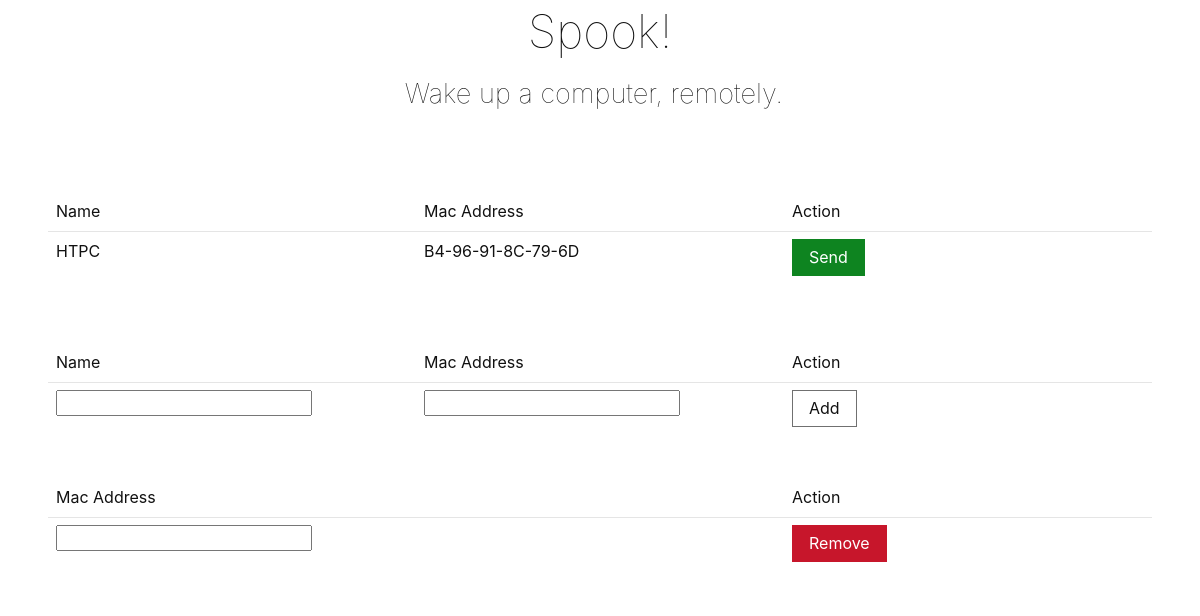
The app's page /, older data.
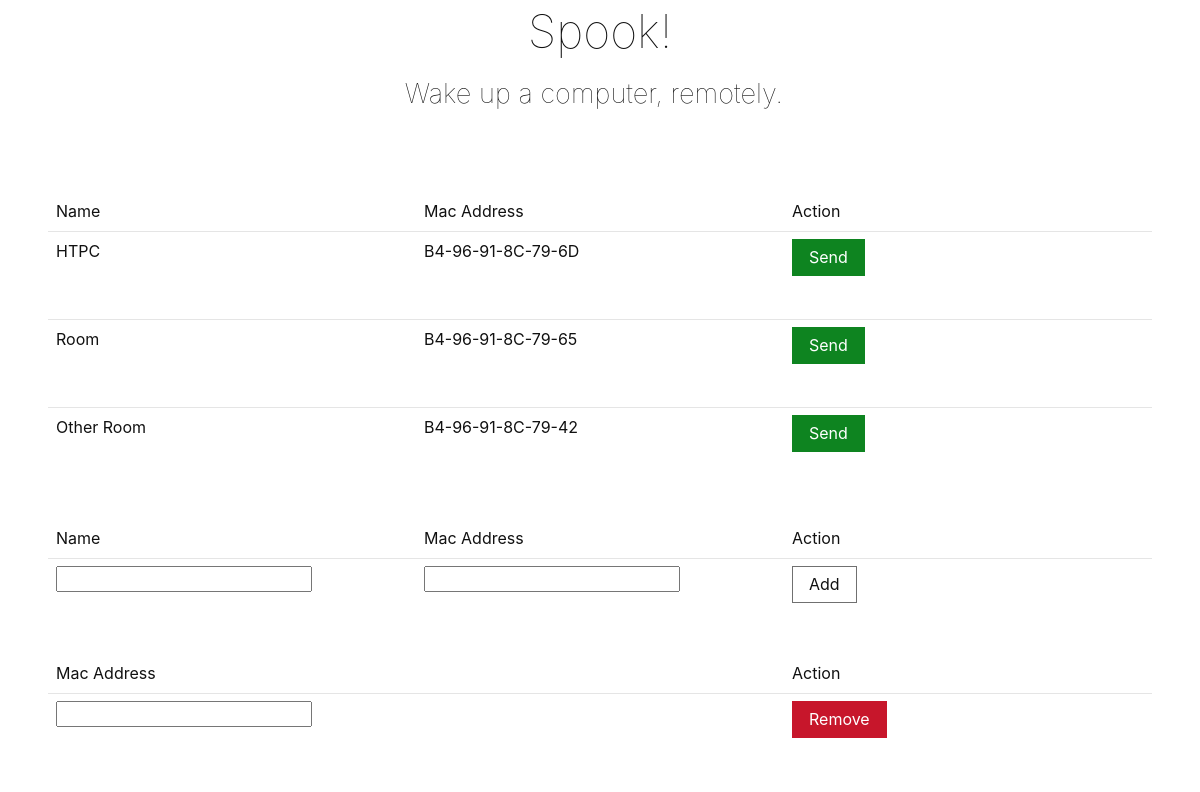
The same page, newer data.
### base/models.py (models this page shows)
class Computer(models.Model):
    mac_address = models.CharField(max_length=17)
    name = models.CharField(max_length=100)

### base/views.py (the view)
# urls.py: path('', views.index),
def index(request):
    computers = Computer.objects.all()
    context = {
        'computers': computers,
    }
    return render(request=request, template_name='index.html', context=context)

### templates/index.html (shortened to what this page needs)
<html lang="en-US"><head>
    {% load static %}
    <link rel="stylesheet" href={% static 'vanilla-framework-3.13.0.min.css' %}>
    </head>
<body>
    <div class="row u-align-text--center">
        <h1>Spook!</h1>
        <h3>Wake up a computer, remotely.</h3>
    </div>
    <div class="row">
        <table>
            <tr><th>Name</th><th>Mac Address</th><th>Action</th></tr>
            {% for computer in computers %}
                <tr>
                    <td>{{ computer.name }}</td>
                    <td>{{ computer.mac_address }}</td>
                    <td>
                        <form action="/send" method="get">{% csrf_token %}
                            <button class="p-button--positive" type="submit" name="mac_address"
                                    value="{{ computer.mac_address }}">Send</button>
                        </form>
                    </td>
                </tr>
            {% endfor %}
        </table>
    </div>
    <div class="row">
        <table>
            <tr><th>Name</th><th>Mac Address</th><th>Action</th></tr>
            <tr>
                <form action="/add" method="get">
                    <td><input name="name" required></td>
                    <td><input name="mac_address" required></td>
                    <td><button class="p-button" type="submit">Add</button></td>
                </form>
            </tr>
        </table>
    </div>
    <div class="row">
        <table>
            <tr><th>Mac Address</th><th></th><th>Action</th></tr>
            <tr>
                <form action="/remove" method="get">
                    <td><input name="mac_address" required></td>
                    <td></td>
                    <td><button class="p-button--negative" type="submit">Remove</button></td>
                </form>
            </tr>
        </table>
    </div>
</body>
</html>

Row changes from the older to the newer data that the page shows:
added Computer: name "Room", mac_address "B4-96-91-8C-79-65"
added Computer: name "Other Room", mac_address "B4-96-91-8C-79-42"
